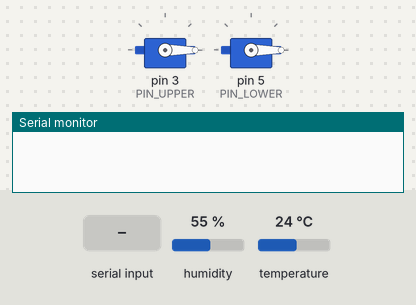
A sketch run on a simulated Arduino Uno, built with avr-gcc and run on an emulated ATmega328P. Shown: 2 × servo, the last lines printed to the serial monitor. Inputs (shaded band) come from the test bench; at power-on: humidity 55 %, temperature 24 °C.

Above: at 1.2 s.
1.3 s: "D" received over Serial
At 1.47 s:
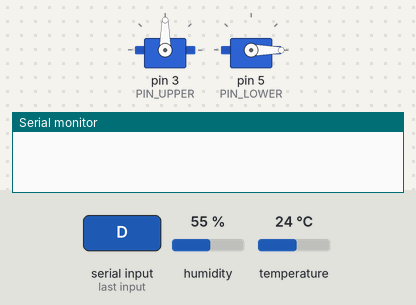
At 2.17 s:
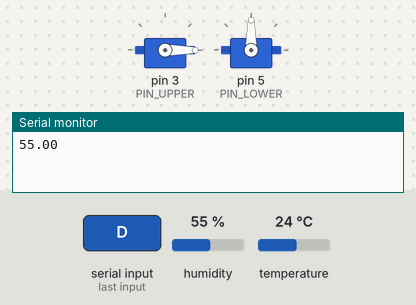
Timing chart, 0 to 4.3 s (numbered marks = the images above; inputs shaded):
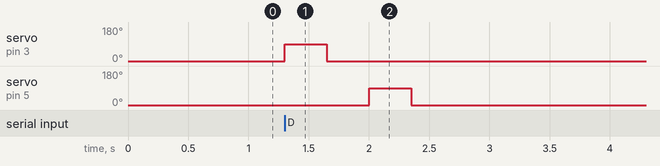

Measured:
- after the input at 1.3 s, servo on pin 3 (PIN_UPPER): 0° → 90° at once, → 0° 0.35 s later; servo on pin 5 (PIN_LOWER): 0° → 90° after 0.70 s, → 0° 0.35 s later

The sketch:

firmware.ino
```cpp
#include <Servo.h>
#include "DHT.h"

#define DHTPIN 2
#define DHTTYPE DHT22
DHT dht(DHTPIN, DHTTYPE);

Servo sUpper, sLower;
const int PIN_UPPER = 3;
const int PIN_LOWER = 5;

const int UPPER_OPEN  = 90;   // <- was 180 (grinds). Use largest angle that clears w/o buzz
const int UPPER_CLOSE = 0;    // <- your calibrated value, not 90
const int LOWER_OPEN  = 90;   // <- was 180 (grinds)
const int LOWER_CLOSE = 0;   // <- your calibrated value, not 90


const unsigned long SETTLE_MS = 350;

unsigned long lastHumidity = 0;
const unsigned long HUM_INTERVAL = 2000;   // DHT22 minimum is 2 s

// Dispense state machine
enum State { IDLE, U_OPEN, U_CLOSE, L_OPEN, L_CLOSE };
State state = IDLE;
unsigned long stageStart = 0;

void closeBoth() {
  sUpper.write(UPPER_CLOSE);
  sLower.write(LOWER_CLOSE);
}

void startDispense() {
  if (state == IDLE) {           // ignore if already mid-dispense
    sUpper.write(UPPER_OPEN);
    stageStart = millis();
    state = U_OPEN;
  }
}

void updateDispense() {
  if (state == IDLE) return;
  if (millis() - stageStart < SETTLE_MS) return;   // current stage still settling
  stageStart = millis();
  switch (state) {
    case U_OPEN:  sUpper.write(UPPER_CLOSE); state = U_CLOSE; break;  // seal chamber
    case U_CLOSE: sLower.write(LOWER_OPEN);  state = L_OPEN;  break;  // drop to bay
    case L_OPEN:  sLower.write(LOWER_CLOSE); state = L_CLOSE; break;  // reseal
    case L_CLOSE: state = IDLE;                               break;  // done
    default:      state = IDLE;                               break;
  }
}

void setup() {
  Serial.begin(9600);
  dht.begin();
  sUpper.attach(PIN_UPPER);
  sLower.attach(PIN_LOWER);
  closeBoth();                   // boot into safe (closed) state
}

void loop() {
  // 1. Commands from LabVIEW
  if (Serial.available() > 0) {
    char cmd = Serial.read();
    if      (cmd == 'D' || cmd == 'd' || cmd == '1') startDispense();
    else if (cmd == 'T' || cmd == 't')               startDispense();   // same motion
    else if (cmd == 'S' || cmd == 's') { closeBoth(); state = IDLE; }    // abort now
  }

  // 2. Advance the dispense without blocking
  updateDispense();

  // 3. Humidity on its own clock — keeps flowing even mid-dispense
  unsigned long now = millis();
  if (now - lastHumidity >= HUM_INTERVAL) {
    lastHumidity = now;
    float h = dht.readHumidity();
    Serial.println(isnan(h) ? 0.0 : h);
  }
}
```
